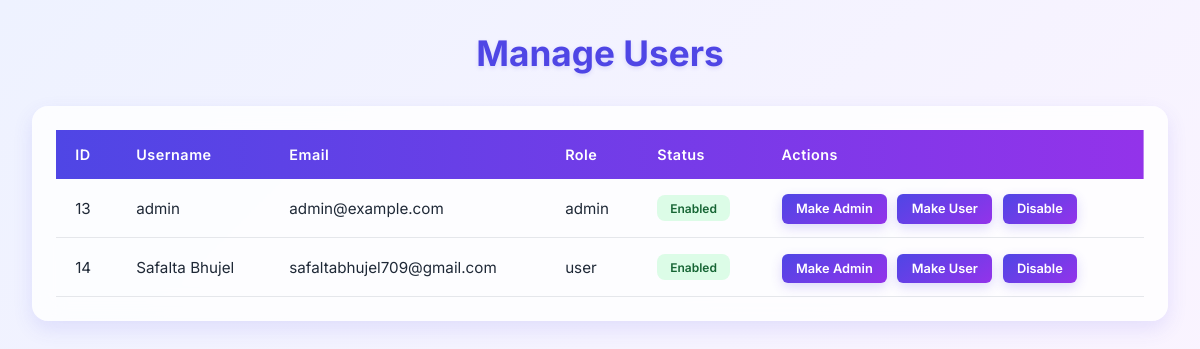
/admin/manage_users (signed in), run on the app's committed database.
### tables this page shows
CREATE TABLE users (
            id INTEGER PRIMARY KEY AUTOINCREMENT,
            username TEXT UNIQUE NOT NULL,
            email TEXT UNIQUE NOT NULL,
            password_hash TEXT NOT NULL,
            otp_secret TEXT NOT NULL,
            last_password_change TIMESTAMP DEFAULT CURRENT_TIMESTAMP,
            previous_password_hash TEXT,
            previous_password_hash2 TEXT,
            previous_password_hash3 TEXT,
            reset_token TEXT,
            reset_token_expiry TIMESTAMP,
            email_verified INTEGER DEFAULT 0,
            verification_token TEXT,
            verification_token_expiry TIMESTAMP,
            failed_login_attempts INTEGER DEFAULT 0,
            lockout_time TIMESTAMP,
            last_login DATETIME,
            role TEXT DEFAULT 'user',
            is_enabled INTEGER DEFAULT 1,
            profile_image TEXT DEFAULT NULL
        );

### app.py (the view)
@app.route('/admin/manage_users')
@admin_required
@permission_required('manage_users')
def manage_users():
    users = get_all_users()
    return render_template('admin/users.html', users=users)

### app.py (called while the page is built)
def get_db():
    conn = sqlite3.connect(DB_FILE)
    conn.row_factory = sqlite3.Row
    return conn

def get_all_users():
    db = get_db()
    return db.execute('SELECT * FROM users ORDER BY id').fetchall()

def admin_required(f):
    @wraps(f)
    def decorated_function(*args, **kwargs):
        if session.get('role') != 'admin':
            flash("Access denied.", "danger")
            return redirect(url_for('dashboard'))
        return f(*args, **kwargs)
    return decorated_function

def permission_required(permission):
    def wrapper(f):
        @wraps(f)
        def decorated_function(*args, **kwargs):
            if session.get('role') != 'admin':
                flash("Permission denied.", "danger")
                return redirect(url_for('dashboard'))
            return f(*args, **kwargs)
        return decorated_function
    return wrapper

@app.context_processor
def inject_permissions():
    role_permissions = {
        'admin': ['manage_users', 'edit_posts', 'delete_posts', 'change_roles', 'enable_disable_users'],
        'moderator': ['edit_posts'],
        'user': []
    }
    user_role = session.get('role', 'user')
    return dict(role_permissions=role_permissions, user_role=user_role)

### templates/admin/users.html (shortened to what this page needs)
<!DOCTYPE html>
<html lang="en">
<head>
</head>
<body>
  <h2>Manage Users</h2>
  <div class="table-wrapper">
    <table>
      <thead>
        <tr>
          <th>ID</th>
          <th>Username</th>
          <th>Email</th>
          <th>Role</th>
          <th>Status</th>
          <th>Actions</th>
        </tr>
      </thead>
      <tbody>
        {% for user in users %}
        <tr>
          <td data-label="ID">{{ user.id }}</td>
          <td data-label="Username">{{ user.username }}</td>
          <td data-label="Email">{{ user.email }}</td>
          <td data-label="Role">{{ user.role }}</td>
          <td data-label="Status">
            <span class="badge {{ 'enabled' if user.is_enabled else 'disabled' }}">
              {{ 'Enabled' if user.is_enabled else 'Disabled' }}
            </span>
          </td>
          <td data-label="Actions">
            <a href="{{ url_for('change_role', user_id=user.id, new_role='admin') }}" class="btn">Make Admin</a>
            <a href="{{ url_for('change_role', user_id=user.id, new_role='user') }}" class="btn">Make User</a>
            <a href="{{ url_for('toggle_user', user_id=user.id) }}" class="btn">
              {{ 'Disable' if user.is_enabled else 'Enable' }}
            </a>
          </td>
        </tr>
        {% else %}
        <tr>
          <td colspan="6">No users found.</td>
        </tr>
        {% endfor %}
      </tbody>
    </table>
  </div>
</body>
</html>

### templates/admin/users.html (style rules this page uses)
:root { --bg: #f4f6fc; --card-bg: #ffffffcc; --accent: #4f46e5; --accent-2: #9333ea; --hover: #6366f1; --text: #1f2937; --badge-green: #dcfce7; --badge-red: #fee2e2; --badge-blue: #e0f2fe; }
* { margin: 0; padding: 0; box-sizing: border-box; }
body { font-family: 'Inter', sans-serif; background: linear-gradient(135deg, #eef2ff, #fdf4ff); color: var(--text); padding: 2rem; min-height: 100vh; }
h2 { font-size: 2.2rem; margin-bottom: 2rem; text-align: center; color: var(--accent); text-shadow: 0 2px 4px rgba(79, 70, 229, 0.15); }
.table-wrapper { background: var(--card-bg); backdrop-filter: blur(14px); border-radius: 16px; padding: 1.5rem; box-shadow: 0 8px 20px rgba(79, 70, 229, 0.12); overflow-x: auto; }
table { width: 100%; border-collapse: collapse; font-size: 0.95rem; }
thead { background: linear-gradient(90deg, var(--accent), var(--accent-2)); color: white; }
th, td { padding: 1rem 1.2rem; text-align: left; }
th { font-weight: 600; letter-spacing: 0.5px; font-size: 0.9rem; }
tbody tr { transition: background 0.3s ease; border-bottom: 1px solid #e5e7eb; }
.badge { padding: 0.35rem 0.8rem; border-radius: 8px; font-size: 0.75rem; font-weight: 600; display: inline-block; }
.enabled { background-color: var(--badge-green); color: #166534; }
.btn { padding: 0.45rem 0.9rem; font-size: 0.8rem; font-weight: 600; border-radius: 6px; cursor: pointer; text-decoration: none; border: none; background: linear-gradient(145deg, var(--accent), var(--accent-2)); color: white; margin-right: 6px; transition: transform 0.2s ease, box-shadow 0.2s ease; box-shadow: 0 4px 12px rgba(79, 70, 229, 0.2); }

### data on the page
users: id "13", username "admin", email "admin@example.com", role "admin", is_enabled "Enabled", is_enabled "Disable"
users: id "14", username "Safalta Bhujel", email "safaltabhujel709@gmail.com", role "user", is_enabled "Enabled", is_enabled "Disable"
